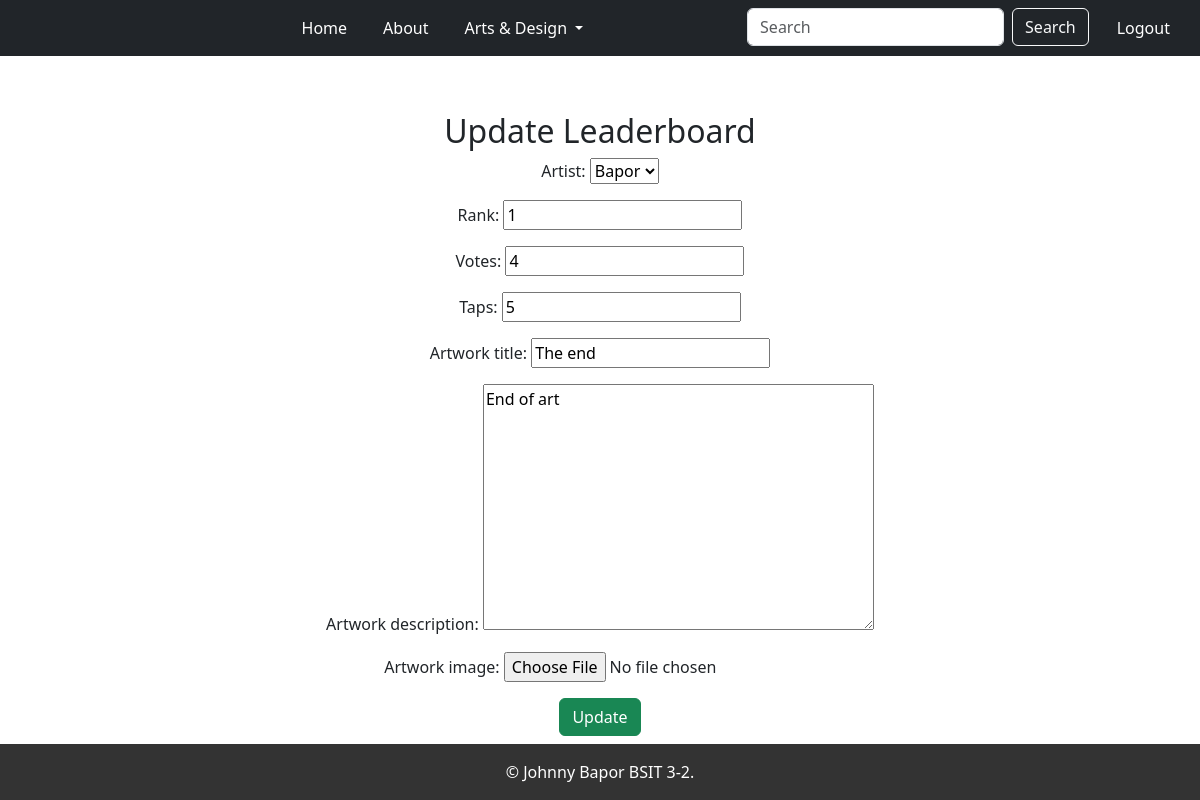
The page /leaderboards/2/update/ (signed in) on the database its author committed.
### app/models.py (models this page shows, shortened)
class Leaderboard(models.Model):
    artist = models.OneToOneField(Artist, on_delete=models.CASCADE, related_name="leaderboard")
    rank = models.PositiveIntegerField()
    votes = models.IntegerField(default=0)
    taps = models.IntegerField(default=0)
    artwork_title = models.CharField(max_length=255, blank=True, null=True)
    artwork_description = models.TextField(blank=True, null=True)
    artwork_image = models.ImageField(upload_to='leaderboard_artworks/', blank=True, null=True)
    popularity_score = models.FloatField(default=0.0)
    last_updated = models.DateTimeField(auto_now=True)

### app/views.py (the view)
# urls.py: path('leaderboards/<int:pk>/update/', login_required(LeaderboardUpdateView.as_view()), name='leaderboard-update'),
class LeaderboardUpdateView(UpdateView):
    model = Leaderboard
    fields = ['artist', 'rank', 'votes', 'taps', 'artwork_title', 'artwork_description', 'artwork_image']
    template_name = 'app/leaderboard_form.html'
    success_url = reverse_lazy('leaderboard-list')

### app/models.py (called while the page is built)
    def __str__(self):
        return self.artist_name

### app/templates/app/leaderboard_form.html (shortened to what this page needs)
{% extends 'app/base.html' %}
{% block content %}
    <div class="container text-center mt-4">
        <h2>{% if object %}Update{% else %}Create{% endif %} Leaderboard</h2>
        <form method="post" style="text-align: center;">
            {{ form.as_p }}
            <button type="submit" class="btn btn-success">{% if object %}Update{% else %}Create{% endif %}</button>
        </form>
        <a href="{% url 'leaderboard-list' %}" class="btn btn-secondary mt-2">Back to List</a>
    </div>
{% endblock %}

### static/css/Base.css (style rules this page uses)
body { font-family: Arial, sans-serif; margin: 0; padding: 0; }

### rows shown on the page
Leaderboard: artist "Bapor", rank "1", votes "4", taps "5", artwork_title "The end", artwork_description "End of art"
